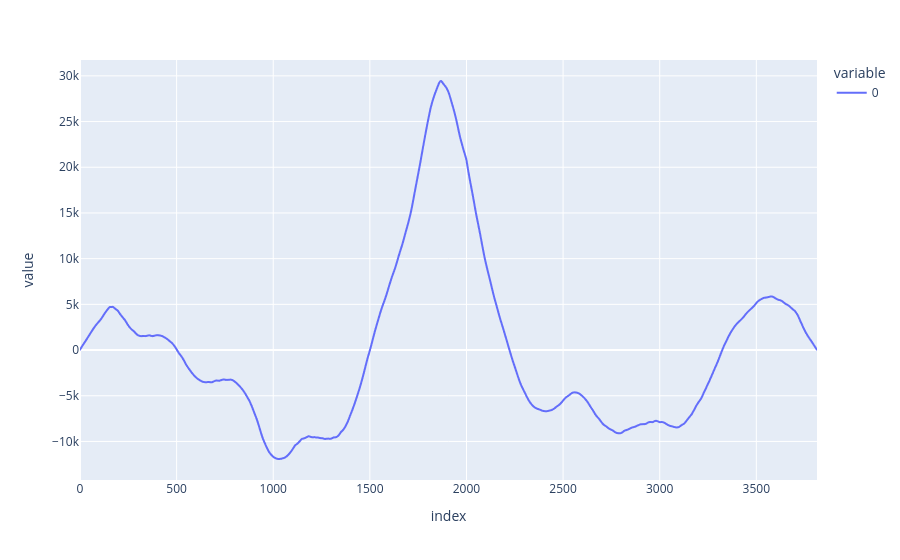

Notebook code for this chart:
### Code cell
px.line(cor)

### Figure 1 — Plotly figure (JSON) as saved in the notebook; plotly's stock layout.template omitted (floating-point values rounded to 4 significant figures; data arrays with more than 128 entries replaced by an {"elided": "..."} marker saying what was removed)
{"data": [{"hovertemplate": "variable=0<br>index=%{x}<br>value=%{y}<extra></extra>", "legendgroup": "0", "line": {"color": "#636efa", "dash": "solid"}, "marker": {"symbol": "circle"}, "mode": "lines", "name": "0", "showlegend": true, "x": {"elided": "3815 int values"}, "xaxis": "x", "y": {"elided": "3815 float values"}, "yaxis": "y", "type": "scattergl"}], "layout": {"xaxis": {"anchor": "y", "domain": [0.0, 1.0], "title": {"text": "index"}}, "yaxis": {"anchor": "x", "domain": [0.0, 1.0], "title": {"text": "value"}}, "legend": {"title": {"text": "variable"}, "tracegroupgap": 0}, "margin": {"t": 60}}}
